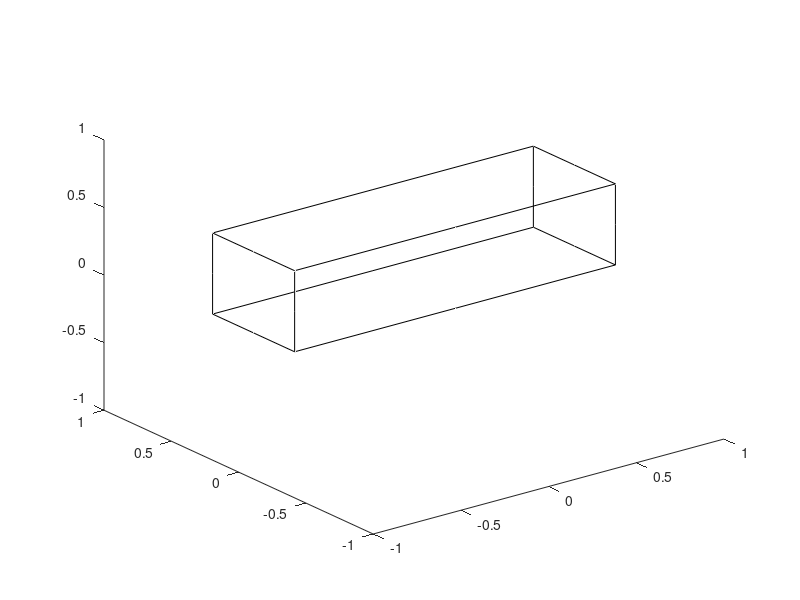

This figure's MATLAB source:
%Function to load the wind tunnel test section structure in the plot

function figTS = load_test_section_volumen()
    %test section X,Y,Z limits (start_x= -lim_x and end_x= +lim_x --> Total x distance is lim_x*2)
    lim_x= 0.9144;
    lim_y= 0.3048;
    %lim_z= 0.3048;
    lim_z= 0.6
    fixed_x= linspace(-lim_x, lim_x, 3);
    fixed_y= linspace(-lim_y, lim_y, 3);
    fixed_z= linspace(0, lim_z, 3);
    
    auxX1(1:length(fixed_y))=fixed_x(1);
    auxX3(1:length(fixed_y))=fixed_x(3);
    auxY1(1:length(fixed_x))=fixed_y(1);
    auxY3(1:length(fixed_x))=fixed_y(3);
    auxZ1(1:length(fixed_x))=fixed_z(1);
    auxZ3(1:length(fixed_x))=fixed_z(3);

    test= [fixed_z(1),fixed_z(1),fixed_z(1)];
    figTS= figure;
   
    %load the borders of the test section
    plot3(auxX1, fixed_y, test, 'k'); 
    hold on
    plot3(auxX1, fixed_y, [fixed_z(3),fixed_z(3),fixed_z(3)], 'k');
    plot3(auxX3, fixed_y, [fixed_z(1),fixed_z(1),fixed_z(1)], 'k'); 
    plot3(auxX3, fixed_y, [fixed_z(3),fixed_z(3),fixed_z(3)], 'k');
    plot3(auxX1, [fixed_y(1),fixed_y(1),fixed_y(1)], fixed_z, 'k'); 
    plot3(auxX1, [fixed_y(3),fixed_y(3),fixed_y(3)], fixed_z, 'k');
    plot3(auxX3, [fixed_y(1),fixed_y(1),fixed_y(1)], fixed_z, 'k'); 
    plot3(auxX3, [fixed_y(3),fixed_y(3),fixed_y(3)], fixed_z, 'k');
    plot3(fixed_x, auxY1, auxZ1, 'k'); 
    plot3(fixed_x, auxY3, auxZ1, 'k'); 
    plot3(fixed_x, auxY1, auxZ3, 'k'); 
    plot3(fixed_x, auxY3, auxZ3, 'k'); 
    xlim([-1 1])
    ylim([-1 1])
    zlim([-1 1])
    hold off
    %grid on